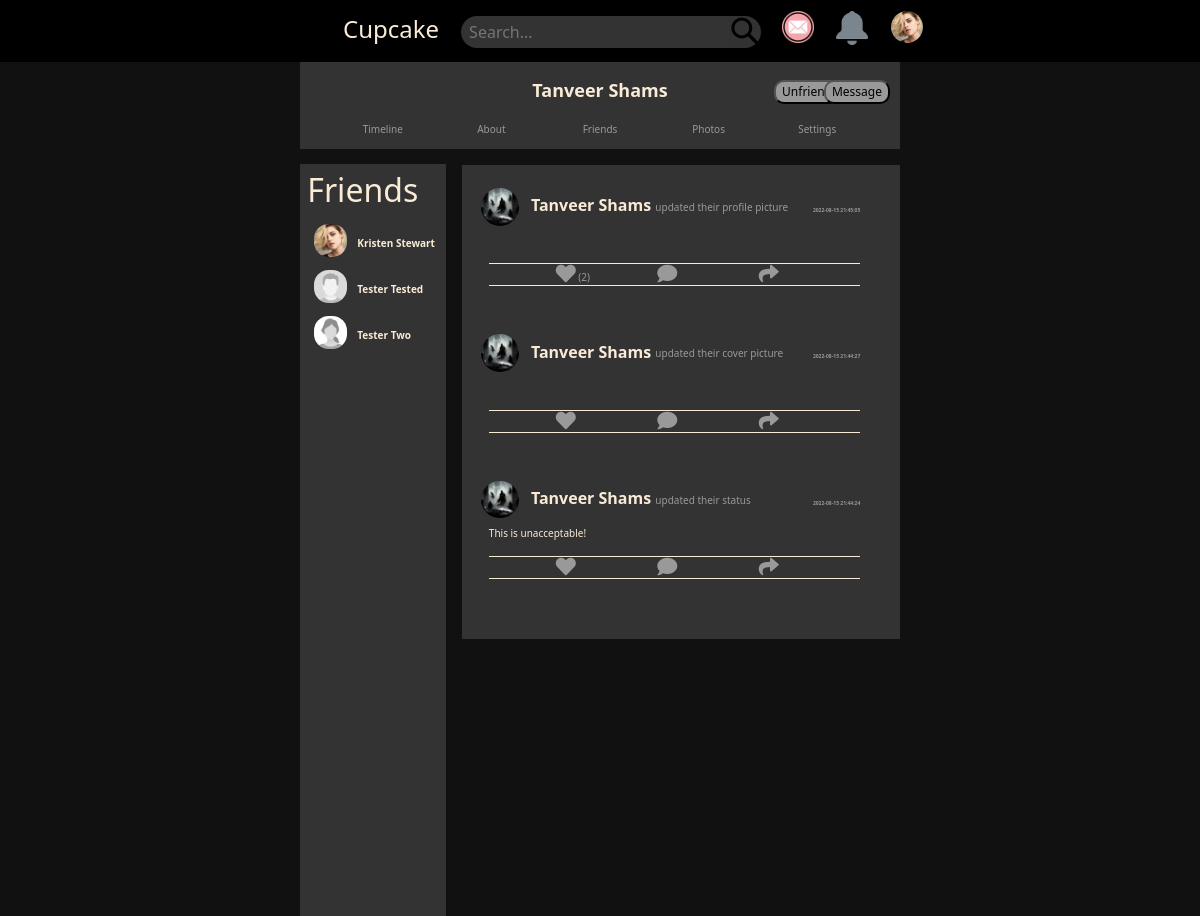
/ProfilePage.php?id=5184989243864885 (signed in), run on the app's committed database.
### tables this page shows
CREATE TABLE `users` (
  `ID` bigint(20) NOT NULL,
  `userID` bigint(20) NOT NULL,
  `firstName` varchar(50) NOT NULL,
  `lastName` varchar(50) NOT NULL,
  `dp` varchar(2000) NOT NULL,
  `cover` varchar(2000) NOT NULL,
  `email` varchar(100) NOT NULL,
  `phone` bigint(17) NOT NULL,
  `gender` varchar(50) NOT NULL,
  `password` varchar(100) NOT NULL,
  `friendRequests` varchar(1000) DEFAULT '0',
  `friendsCount` varchar(1000) NOT NULL DEFAULT '0',
  `urlAdress` varchar(100) NOT NULL,
  `date` timestamp NOT NULL DEFAULT current_timestamp() ON UPDATE current_timestamp()
);

CREATE TABLE `reacts` (
  `id` bigint(20) NOT NULL,
  `postid` bigint(20) NOT NULL,
  `reacts` text NOT NULL,
  `type` varchar(20) NOT NULL
);

CREATE TABLE `posts` (
  `id` bigint(20) NOT NULL,
  `postId` varchar(10000) NOT NULL,
  `userId` bigint(20) NOT NULL,
  `post` text NOT NULL,
  `image` varchar(1000) NOT NULL,
  `hasImage` tinyint(1) NOT NULL,
  `dp` tinyint(1) NOT NULL,
  `cover` tinyint(1) NOT NULL,
  `comments` bigint(20) NOT NULL,
  `reacts` bigint(20) NOT NULL,
  `shares` bigint(20) NOT NULL,
  `date` timestamp NOT NULL DEFAULT current_timestamp() ON UPDATE current_timestamp()
);

### connect.php (called while the page is built, shortened)
<?php
class connectDatabase
{
    private $host = "localhost";
    private $username = "root";
    private $password = "";
    private $database = "cubcake";
    function cnct()
    {
        $con = mysqli_connect($this->host, $this->username, $this->password, $this->database);
        return $con;
    }
    function read($quer)
    {
        $con = $this->cnct();
        $res = mysqli_query($con, $quer);
        if (!$res) {
            return false;
        }
        else {
            $val = [];
            while ($row = mysqli_fetch_assoc($res)) {
                $val[] = $row;
            }
            return $val;
        }
    }
}

### loginUser.php (called while the page is built, shortened)
<?php
class loginUser
{
    public function loginCheck($userID)
    {
        if (is_numeric($userID)) {
            $quer = "SELECT * FROM USERS WHERE userID = '$userID' limit 1";
            $database = new connectDatabase();
            $res = $database->read($quer);
            if ($res) {
                return $res[0];
            }else {
                header("Location: login.php");
                die;
            }
        } else {
            header("Location: login.php");
            die;
        }
    }
}

### media.php (called while the page is built, shortened)
<?php
    class media {
        public function preview($media,$type) {
            $prev = $media."_coverPrev.jpg";
            if(file_exists($prev)) {
                return $prev;
            }
        }
    }
?>

### getProfile.php (called while the page is built)
<?php
    class getProfile {
        function getData($userId) {
            $database = new connectDatabase();
            $quer = "SELECT * FROM USERS WHERE userID = '$userId' limit 1";
            return  $database->read($quer);
        }
    }
?>

### createPost.php (called while the page is built, shortened)
<?php
class createPosts
{
    public function getPosts($userId)
    {
        $quer = "SELECT * FROM posts WHERE userId = '$userId' ORDER BY id DESC";
        $database = new connectDatabase();
        $res = $database->read($quer);
        if ($res) {
            return $res;
        }
        else {
            return false;
        }
    }
    public function getReactors($postId, $type) {
        $database = new connectDatabase;
        $quer = "SELECT reacts FROM reacts WHERE type = '$type' && postid = $postId limit 1";
        $res = $database->read($quer);
        if (is_array($res)) {
            $resAr = json_decode($res[0]['reacts'], true);
            return $resAr;
        }
        return false;
    }
}

### userInformation.php (called while the page is built)
<?php
    class userData {
        public function fetchData($userID) {
            $quer = "SELECT * FROM USERS WHERE userID = $userID limit 1";
            $database = new connectDatabase();
            $res = $database->read($quer);
            if($res) {
                $ans = $res[0];
                return $ans;
            } else {
                return false;
            }
        }
        public function getFriendData($userId) {
            $quer = "SELECT * FROM USERS WHERE userID != $userId";
            $database = new connectDatabase();
            $res = $database->read($quer);
            if($res) {
                return $res;
            } else {
                return false;
            }
        }
    }
    ?>

### postData.php (the view, shortened to what this page needs)
<div id="status">
    <div style="width: 100%;">
        <div class="texthover" id="NameHeader" style="color: var(--col9); margin-bottom:-3%">
            <a href="" style="color: antiquewhite; text-decoration:none">
                <img src="<?php echo $media->preview($posterUs['dp'],'dp') ?>" style="border-radius:50px; width:10%;">
            </a>
            <a href="" style="margin-left:2%; color: antiquewhite; text-decoration:none;">
                <span class="texthover"><?php echo $posterUs['firstName']." ".$posterUs['lastName'] ?></span>
            </a>
            <span class="textsizeCorrect" style="color: var(--col8); font-weight:normal">
                <?php
                    $pron = 'their';
                        if($val['dp']) {
                            echo " updated $pron profile picture";
                        } elseif($val['cover']) {
                            echo " updated $pron cover picture";
                        } elseif($val['hasImage']) {
                            echo " updloaded a picture";
                        } else {
                            echo " updated $pron status";
                        }
                ?>
            </span>
            <span class="smallestText" id="time"
                style="margin-top:5%; color: var(--col8); float:right"><?php echo $val['date'] ?></span>
            <br>
        </div>
        <div style="margin-left: 2%; margin-top:5%">
            <?php echo htmlspecialchars($val['post']) ?>
            <br> <br>
            <div id="reactSec">
                <div id="flex" style="padding-left: 18%;">
                    <?php
                        $reactCount = "";
                        if($val['reacts']>0) {
                            $reactCount = "(".$val['reacts'].")";
                        }
                    ?>
                    <a href="react.php?type=post&postid=<?php echo $val['postId']?>" class="btn-with-hover"
                        style="color: var(--col8); text-decoration:none;">
                        <i class="fa fa-heart fa-2x" aria-hidden="true"></i>
                    </a>
                    <a href="showReactors.php?type=post&postid=<?php echo $val['postId']?>" style="text-decoration: none; color: var(--col8)"> <span><?php echo $reactCount ?></span> </a>
                </div>
                <div id="flex">
                    <a href="" class="btn-with-hover" style="color: var(--col8);">
                        <i class="fa fa-comment fa-2x" aria-hidden="true"></i>
                    </a>
                </div>
                <div id="flex">
                    <a href="" class="btn-with-hover" style="color: var(--col8);">
                        <i class="fa fa-share fa-2x" aria-hidden="true"></i>
                    </a>
                </div>
            </div>
        </div>
    </div>
</div>

### ProfilePage.php (shortened to what this page needs)
<?php
    include("connect.php");
    include("loginUser.php");
    include("userInformation.php");
    include("createPost.php");
    include("media.php");
    include("getProfile.php");
    $media = new media();
    $log = new loginUser();
    $userData=$log->loginCheck($_SESSION['user']);
   if(isset($_GET['id'])) {
    $prof = new getProfile();
    $profData = $prof->getData($_GET['id']);
    if(is_array($profData)) {
        $userData = $profData[0];
    }
   }
    $userId = $userData['userID'];
    $poster = new createPosts();
    $userPosts = $poster->getPosts($userId);
    $use = new userData();
    $friends = $use->getFriendData($userId);
?>
<!DOCTYPE html>
<html>
<head>
    <link rel="stylesheet" href="https://cdnjs.cloudflare.com/ajax/libs/twitter-bootstrap/5.1.0/css/bootstrap.min.css">
    <link rel="stylesheet" href="https://cdnjs.cloudflare.com/ajax/libs/font-awesome/5.15.4/css/all.min.css">
    <link rel="stylesheet" href="css/style.css">
</head>
<body class="textsizeCorrect">
    <?php include('navBar.php');?>
    <?php
        if(isset($_GET['id'])) {
            $prof = new getProfile();
            $profData = $prof->getData($_GET['id']);
            if(is_array($profData)) {
                $userData = $profData[0];
            }
        }
    ?>
    <div id="bodyContainer">
        <div id="profileImagesContainer">
            <a href="" style="color: antiquewhite; text-decoration:none">
                <a href="" style="color: antiquewhite; text-decoration:none">
                    <br>
                    <div style="font-size: 1.5vw">
                        <b><?php echo $userData['firstName']." ".$userData['lastName'] ?></b>
                    </div>
                <?php
                        if($userData['userID'] != $_SESSION['user']) {
                            $id = $userData['userID'];
                            $text = "Add Friend";
                            $poster = new createPosts();
                            $friend = $poster->getReactors($_SESSION['user'],"friendsCount");
                            $friendId = array_column($friend, 'reactor');
                            if(in_array($userData['userID'],$friendId)) {
                                $text = "Unfriend";
                            }
                            echo "
                            <a href='react.php?type=friendRequests&postid=$id'>
                                <input class='btn-with-hover' id='submitButton' type='submit' value='$text'
                                    style='border-radius: 10px;margin-top:-4%;margin-right:10%'>
                            </a>
                            <a href='message.php?user_id=$id'>
                                <input class='btn-with-hover' id='submitButton' type='submit' value='Message'
                                    style='border-radius: 10px;margin-top:-4%;margin-right:10px'></a>
                        ";
                        }
                ?>
                <br>
                <div id="profButtons"> <a href="HomePage.php" class="texthover"
                        style="color: var(--col8); text-decoration:none">Timeline </a> </div>
                <div id="profButtons"><a href="" class="texthover"
                        style="color: var(--col8); text-decoration:none">About</a> </div>
                <div id="profButtons"><a href="" class="texthover"
                        style="color: var(--col8); text-decoration:none">Friends</a> </div>
                <div id="profButtons"><a href="" class="texthover"
                        style="color: var(--col8); text-decoration:none">Photos</a> </div>
                <div id="profButtons"><a href="" class="texthover"
                        style="color: var(--col8); text-decoration:none">Settings</a> </div>
        </div>
        <div style="display: flex;">
            <div id="divcontainer1">
                <div id="friendscontainer">
                    <h2>Friends</h2>
                    <?php
                        if($friends) {
                            foreach($friends as $val) {
                                include('friendlist.php');
                            }
                        }
                    ?>
                </div>
            </div>
            <div id="divcontainer2">
                <div id="statusBar">
                    <?php
                        if($userPosts) {
                            foreach($userPosts as $val) {
                                $us = new userData();
                                $posterUs = $us->fetchData($val['userId']);
                                include('postData.php');
                            }
                        }
                   ?>
                </div>
            </div>
        </div>
    </div>
</body>
</html>

### navBar.php (shortened to what this page needs)
<?php
    $log = new loginUser();
    $userData=$log->loginCheck($_SESSION['user']);
?>
<div class="menu-bar textsizeCorrect">
<div id="containMake">
    <ul>
        <li>
            <a href="HomePage.php" style="color: antiquewhite; text-decoration:none">
                Cupcake
            </a>
        </li>
        <li><input type="text" id="searchBar" placeholder="Search..."></li>
        <li><a href=""><img id="profilepic" src="images/messages.png" style="margin-right: 3%;"></a></li>
        <li><a href=""><img id="profilepic" src="images/notification.png" style="margin-right: 3%;"></a></li>
        <li><a href="">
                <img src=<?php echo $media->preview($userData['dp'],'dp') ?> style="border-radius:50%" id="profilepic" alt="profilepic"></a>
        </li>
    </ul>
</div>
</div>

### friendlist.php
<?php
$img = $media->preview($val['dp'],'dp');
?>
<div id="friendLister">
    <a href="ProfilePage.php?id=<?php echo $val['userID']; ?>" style="color: antiquewhite; text-decoration:none">
        <img src="<?php echo $img ?>" id="friendimgcontainer" alt="Friend 1"> <br>
        <span class="texthover">
            <?php echo $val['firstName']." ".$val['lastName'] ?>
        </span>
    </a>
</div>

### css/style.css (style rules this page uses)
:root { --col1: #0f0706; --col2: #1f0e0c; --col3: #2e1512; --col4: #111111; --col5: #333333; --col6: #555555; --col7: #777777; --col8: #999999; --col10: #7e7e7e; --primary-font: "Poppins", sans-serif; --primary-text: #fd4766; --text-gray: #c6c9d8bf; --text-white: #fff; }
body { background-color: var(--col4); color: antiquewhite; }
.menu-bar { background: black; text-align: center; }
.menu-bar ul { display: inline-flex; list-style: none; }
.menu-bar ul li { margin: 5px; margin-bottom: -8px; padding: 0.5vw; }
.textsizeCorrect { font-size: calc(0.25em + 0.5vw); }
.smallestText { font-size: calc(0.125em + 0.25vw); }
#containMake { width: 50vw; margin: auto; font-size: 3vh; }
#searchBar { width: 25vw; height: 4vh; border: none; border-radius: 4vh; padding: 1vh; font-size: 2vh; background-image: url("images/searchicon.png"); background-repeat: no-repeat; background-position: right; background-size: contain; background-color: var(--col5); color: antiquewhite; }
#profilepic { width: 4vh; float: right; }
#bodyContainer { min-height: 55vh; width: 50vw; margin: auto; }
#profileImagesContainer { background-color: var(--col5); text-align: center; color: antiquewhite; }
#profButtons { width: 100px; display: inline-block; margin: 0.5%; margin-bottom: 2%; }
#divcontainer1 { min-height: 500px; flex: 1; }
#divcontainer2 { min-height: 45vh; flex: 3; padding: 2.6%; padding-right: 0px; }
#friendLister { width: 100%; float: left; margin: 3%; }
#friendscontainer { background-color: var(--col5); min-height: 94vh; margin-top: 10%; padding: 5%; }
#friendimgcontainer { width: 25%; float: left; margin: 2%; border-radius: 45%; margin-right: 8%; }
#friendLister { clear: both; font-weight: bold; }
#submitButton { float: right; background-color: var(--col8); border-radius: 25px; color: black; font-size: larger; }
#statusBar { background-color: var(--col5); padding: 4%; }
#status { padding: 0.5%; display: flex; margin-bottom: 5vh; margin-right: 5%; }
#NameHeader { font-weight: bold; color: aqua; font-size: 2vh; margin-top: 1%; margin-bottom: 1%; }
#reactSec { border-top-style: solid; border-top-width: 1px; border-bottom-width: 1px; display: flex; border-bottom-style: solid; }
#flex { flex: 1; }

### data on the page
users: dp (picture), firstName "Kristen", lastName "Stewart"
users: firstName "Tanveer", lastName "Shams", userID.reacts "Unfriend"
users: dp (placeholder picture), firstName "Tester", lastName "Tested"
users: dp (placeholder picture), firstName "Tester", lastName "Two"
posts: users.dp (picture), users.firstName "Tanveer", users.lastName "Shams", date "2022-08-15 21:45:05", reacts "(2)"
posts: users.dp (picture), users.firstName "Tanveer", users.lastName "Shams", date "2022-08-15 21:44:27"
posts: users.dp (picture), users.firstName "Tanveer", users.lastName "Shams", date "2022-08-15 21:44:24", post "This is unacceptable!"
